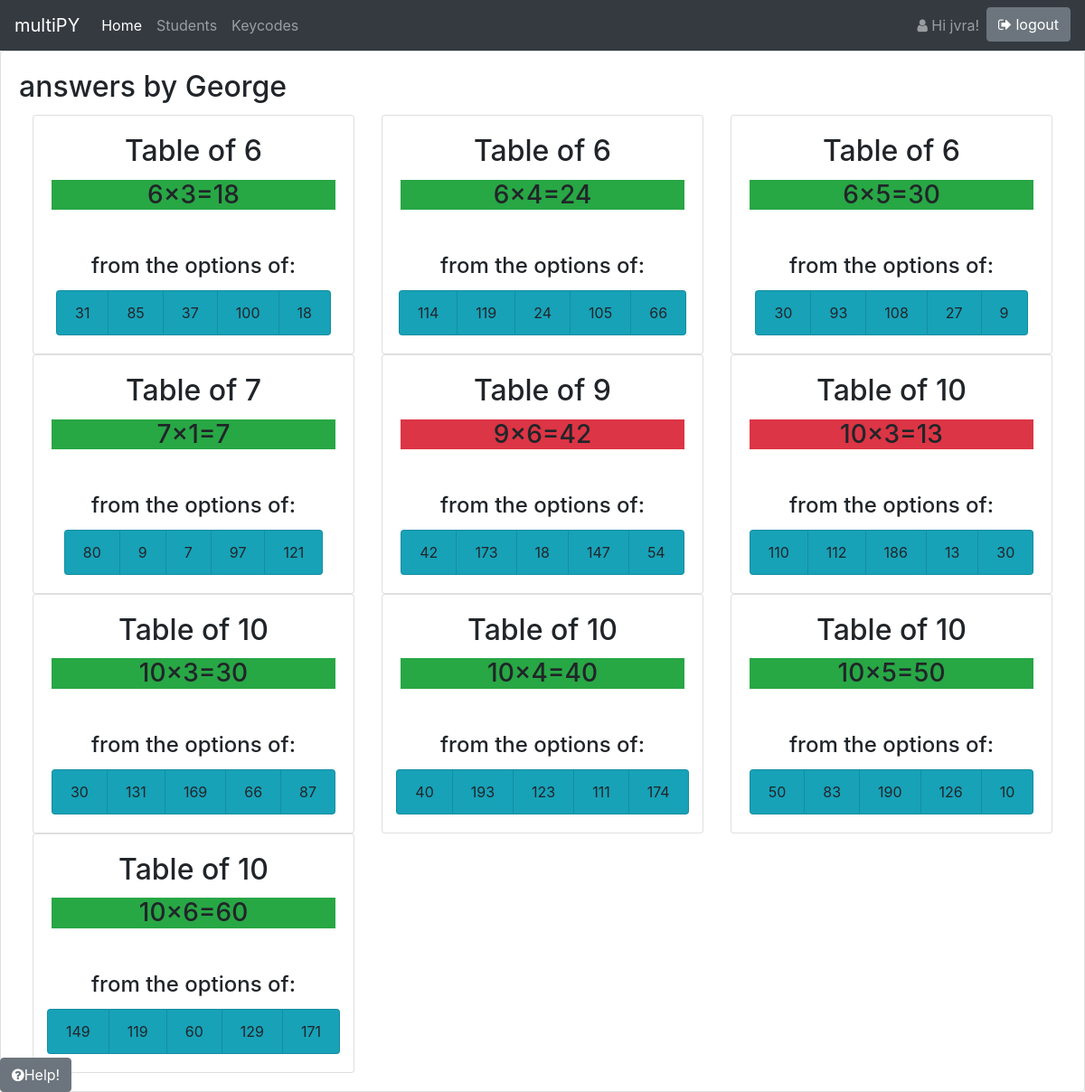
The app's page /answers/George (signed in) with its own data.
### multyPY/models.py (models this page shows, shortened)
class Answer(models.Model):
    answer = models.IntegerField(
        validators=[MinValueValidator(0), MaxValueValidator(1000)],
        help_text="Student's answer to the question"
    )
    date = models.DateTimeField(default=timezone.now)
    question = models.ForeignKey(Question, on_delete=models.CASCADE)
    user = models.ForeignKey(auth_models.User, on_delete=models.CASCADE)
    correct = models.BooleanField(default=False)
    time_taken = models.PositiveIntegerField(
        null=True,
        blank=True,
        help_text="Time taken to answer in seconds"
    )
    def is_correct(self):
        return self.question.correct_answer() == self.answer
    class Meta:
        indexes = [
            models.Index(fields=['user', 'date']),
            models.Index(fields=['question', 'correct']),
        ]

class Question(models.Model):
    base_number = models.IntegerField(
        validators=[MinValueValidator(1), MaxValueValidator(12)],
        help_text="Multiplication table base (1-12)"
    )
    multiplier = models.IntegerField(
        validators=[MinValueValidator(1), MaxValueValidator(12)],
        help_text="Multiplier value (1-12)"
    )
    options = models.TextField(
        validators=[validators.int_list_validator],
        help_text="JSON array of answer options"
    )
    created_at = models.DateTimeField(auto_now_add=True)
    updated_at = models.DateTimeField(auto_now=True)
    def correct_answer(self):
        return (self.base_number * self.multiplier)
    def get_option_list(self):
        try:
            return json.loads(self.options)
        except json.JSONDecodeError:
            return []
    class Meta:
        unique_together = ('base_number', 'multiplier', 'options')
        indexes = [
            models.Index(fields=['base_number', 'multiplier']),
            models.Index(fields=['created_at']),
        ]

### multyPY/views.py (the view)
# urls.py: path('answers/<str:username>', views.view_answers, name='answers'),
def view_answers(request,username):
    user=request.user
    if user.groups.filter(name = 'teacher').exists():
        tuser=User.objects.get(username=username)
        if tuser:
            answers = Answer.objects.filter(user=tuser).order_by('question__base_number','question__multiplier')
            return render(request, 'answers.html', {'answers':answers,'view':True,'username':username,'helppage':11})
    return HttpResponseRedirect(reverse('students'))

### multyPY/templatetags/extra.py (called while the page is built)
@register.filter(name='has_group')
def has_group(user, group_name):
    return user.groups.filter(name=group_name).exists()

### templates/answers.html
{% extends "base.html" %}
{% load static %}
{% block content %}
{% if answers %}
<div class="card">
  <div class="card-body">
    {% if view %}
    <h2 class="card-title">answers by {{ username }}</h2>
    {% else %}
    <h2 class="card-title">answers by {{ user }}</h2>
    {% endif %}
    <div class='container-fluid'>
      <div class="row row-cols-1 row-cols-sm-2 row-cols-xl-3 justify-content-start">
        {% for answer in answers %}
        <div class="col flex-fill ">
          <div class="card text-center">
            <div class="card-body ">
              <h2 class="card-title">Table of {{answer.question.base_number}}</h2>
              <h3 class="{% if answer.is_correct %} bg-success {% else %} bg-danger {% endif %}">{{answer.question.base_number}}×{{answer.question.multiplier}}={{ answer.answer }}</h3>
            </div>
            <div class="card-body ">
              <h4 class="card-title">from the options of:</h4>
              <ul class="list-group list-group-horizontal-lg d-flex justify-content-center">
                {% for option in answer.question.get_option_list%}
                <li class="list-group-item bg-info">{{option}} </li>
                {% endfor %}
              </ul>
            </div>
          </div>
        </div>
        {% endfor %}
      </div>
    </div>
    {% else %}
    <p>No answers are available.</p>
    {% endif %}
  </div>
</div>
{% endblock %}

### templates/base.html (shortened to what this page needs)
{% load static %}
{% load extra %}
<head>
<link rel="stylesheet" href="https://stackpath.bootstrapcdn.com/bootstrap/4.5.0/css/bootstrap.min.css">
<link href="https://maxcdn.bootstrapcdn.com/font-awesome/4.7.0/css/font-awesome.min.css" rel="stylesheet">
</head>
<body>
<nav class="navbar navbar-expand-md navbar-dark fixed-top bg-dark">
  <a class="navbar-brand" href="{% url 'home'%}">multiPY</a>
  <div class="collapse navbar-collapse" id="navbarSupportedContent">
    <ul class="navbar-nav mr-auto">
      <li class="nav-item active">
        <a class="nav-link" href="{% url 'home'%}">Home <span class="sr-only">(current)</span></a>
      </li>
      {% if request.user|has_group:"teacher" %}
      <li class="nav-item">
        <a class="nav-link" href="{% url 'students'%}" >Students</a>
      </li>
      <li class="nav-item">
        <a class="nav-link" href="{% url 'keycodes'%}" >Keycodes</a>
      </li>
    {% endif %}
  </ul>
    <ul class="nav navbar-nav navbar-right">
      {% if user.is_authenticated %}
      <li class="nav-item">
        <a class="nav-link" href="{% url 'ac_profile'%}" data-toggle="tooltip" data-placement="bottom" title="click here to see your profile"> <span class="fa fa-user"></span> Hi {{ user.username }}!</a>
      </li>
      <li>
      <a class="btn btn-secondary" href="{% url 'logout' %}" role="button"><span class="fa fa-sign-out "></span> logout</a>
      </li>
      {% endif %}
    </ul>
  </div>
</nav>
  {% block content %}
  {% endblock %}
  <div class="fixed-bottom float-left">
    <a class="btn btn-secondary float-left" href="{% if helppage %}{% url 'help'  helppage %} {% else %} {% url 'help'  1 %}{% endif %}">  <span class="fa fa-question-circle"></span>Help!</a>
  </div>
</body>

### templates/base.html (style rules this page uses)
body { padding-top: 3.5rem; height: 100%; margin: 0; }

### records on screen
Answer: question.base_number "6", question.multiplier "3", answer "18", get_option_list "31" "85" "37" "100" "18"
Answer: question.base_number "6", question.multiplier "4", answer "24", get_option_list "114" "119" "24" "105" "66"
Answer: question.base_number "6", question.multiplier "5", answer "30", get_option_list "30" "93" "108" "27" "9"
Answer: question.base_number "7", question.multiplier "1", answer "7", get_option_list "80" "9" "7" "97" "121"
Answer: question.base_number "9", question.multiplier "6", answer "42", get_option_list "42" "173" "18" "147" "54"
Answer: question.base_number "10", question.multiplier "3", answer "13", get_option_list "110" "112" "186" "13" "30"
Answer: question.base_number "10", question.multiplier "3", answer "30", get_option_list "30" "131" "169" "66" "87"
Answer: question.base_number "10", question.multiplier "4", answer "40", get_option_list "40" "193" "123" "111" "174"
Answer: question.base_number "10", question.multiplier "5", answer "50", get_option_list "50" "83" "190" "126" "10"
Answer: question.base_number "10", question.multiplier "6", answer "60", get_option_list "149" "119" "60" "129" "171"

### other values on screen
{{ user.username }} "jvra"
{{ username }} "George"
